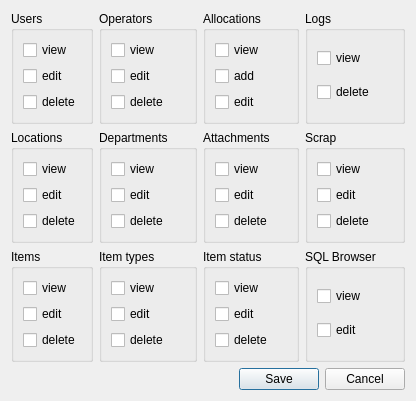
<?xml version="1.0" encoding="UTF-8"?>
<ui version="4.0">
 <class>Rights</class>
 <widget class="QDialog" name="Rights">
  <property name="geometry">
   <rect>
    <x>0</x>
    <y>0</y>
    <width>350</width>
    <height>347</height>
   </rect>
  </property>
  <property name="sizePolicy">
   <sizepolicy hsizetype="Expanding" vsizetype="Expanding">
    <horstretch>0</horstretch>
    <verstretch>0</verstretch>
   </sizepolicy>
  </property>
  <property name="windowTitle">
   <string>User rights</string>
  </property>
  <property name="windowIcon">
   <iconset resource="resources.qrc">
    <normaloff>:/Icons/icons/Key.png</normaloff>:/Icons/icons/Key.png</iconset>
  </property>
  <layout class="QGridLayout" name="gridLayout_13">
   <item row="0" column="0">
    <widget class="QGroupBox" name="users_groupBox">
     <property name="title">
      <string>Users</string>
     </property>
     <layout class="QGridLayout" name="gridLayout">
      <item row="0" column="0">
       <widget class="QCheckBox" name="users_view_checkBox">
        <property name="text">
         <string>view</string>
        </property>
       </widget>
      </item>
      <item row="1" column="0">
       <widget class="QCheckBox" name="users_edit_checkBox">
        <property name="text">
         <string>edit</string>
        </property>
       </widget>
      </item>
      <item row="2" column="0">
       <widget class="QCheckBox" name="users_delete_checkBox">
        <property name="text">
         <string>delete</string>
        </property>
       </widget>
      </item>
     </layout>
    </widget>
   </item>
   <item row="0" column="1">
    <widget class="QGroupBox" name="operators_groupBox">
     <property name="title">
      <string>Operators</string>
     </property>
     <layout class="QGridLayout" name="gridLayout_2">
      <item row="0" column="0">
       <widget class="QCheckBox" name="operators_view_checkBox">
        <property name="text">
         <string>view</string>
        </property>
       </widget>
      </item>
      <item row="1" column="0">
       <widget class="QCheckBox" name="operators_edit_checkBox">
        <property name="text">
         <string>edit</string>
        </property>
       </widget>
      </item>
      <item row="2" column="0">
       <widget class="QCheckBox" name="operators_delete_checkBox">
        <property name="text">
         <string>delete</string>
        </property>
       </widget>
      </item>
     </layout>
    </widget>
   </item>
   <item row="0" column="2">
    <widget class="QGroupBox" name="alllocations_groupBox">
     <property name="title">
      <string>Allocations</string>
     </property>
     <layout class="QGridLayout" name="gridLayout_9">
      <item row="3" column="0">
       <widget class="QCheckBox" name="allocations_edit_checkBox">
        <property name="text">
         <string>edit</string>
        </property>
       </widget>
      </item>
      <item row="1" column="0">
       <widget class="QCheckBox" name="allocations_view_checkBox">
        <property name="text">
         <string>view</string>
        </property>
       </widget>
      </item>
      <item row="2" column="0">
       <widget class="QCheckBox" name="allocations_add_checkBox">
        <property name="text">
         <string>add</string>
        </property>
        <property name="checkable">
         <bool>true</bool>
        </property>
       </widget>
      </item>
     </layout>
    </widget>
   </item>
   <item row="0" column="3">
    <widget class="QGroupBox" name="logs_groupBox">
     <property name="title">
      <string>Logs</string>
     </property>
     <layout class="QGridLayout" name="gridLayout_10">
      <item row="0" column="0">
       <widget class="QCheckBox" name="logs_view_checkBox">
        <property name="text">
         <string>view</string>
        </property>
       </widget>
      </item>
      <item row="1" column="0">
       <widget class="QCheckBox" name="logs_delete_checkBox">
        <property name="text">
         <string>delete</string>
        </property>
       </widget>
      </item>
     </layout>
    </widget>
   </item>
   <item row="1" column="0">
    <widget class="QGroupBox" name="locations_groupBox">
     <property name="title">
      <string>Locations</string>
     </property>
     <layout class="QGridLayout" name="gridLayout_4">
      <item row="0" column="0">
       <widget class="QCheckBox" name="locations_view_checkBox">
        <property name="text">
         <string>view</string>
        </property>
       </widget>
      </item>
      <item row="2" column="0">
       <widget class="QCheckBox" name="locations_delete_checkBox">
        <property name="text">
         <string>delete</string>
        </property>
       </widget>
      </item>
      <item row="1" column="0">
       <widget class="QCheckBox" name="locations_edit_checkBox">
        <property name="text">
         <string>edit</string>
        </property>
       </widget>
      </item>
     </layout>
    </widget>
   </item>
   <item row="1" column="1">
    <widget class="QGroupBox" name="departments_groupBox">
     <property name="title">
      <string>Departments</string>
     </property>
     <layout class="QGridLayout" name="gridLayout_7">
      <item row="0" column="0">
       <widget class="QCheckBox" name="departments_view_checkBox">
        <property name="text">
         <string>view</string>
        </property>
       </widget>
      </item>
      <item row="1" column="0">
       <widget class="QCheckBox" name="departments_edit_checkBox">
        <property name="text">
         <string>edit</string>
        </property>
       </widget>
      </item>
      <item row="2" column="0">
       <widget class="QCheckBox" name="departments_delete_checkBox">
        <property name="text">
         <string>delete</string>
        </property>
       </widget>
      </item>
     </layout>
    </widget>
   </item>
   <item row="1" column="2">
    <widget class="QGroupBox" name="attachments_groupBox">
     <property name="title">
      <string>Attachments</string>
     </property>
     <layout class="QGridLayout" name="gridLayout_5">
      <item row="0" column="0">
       <widget class="QCheckBox" name="attachments_view_checkBox">
        <property name="text">
         <string>view</string>
        </property>
       </widget>
      </item>
      <item row="1" column="0">
       <widget class="QCheckBox" name="attachments_edit_checkBox">
        <property name="text">
         <string>edit</string>
        </property>
       </widget>
      </item>
      <item row="2" column="0">
       <widget class="QCheckBox" name="attachments_delete_checkBox">
        <property name="text">
         <string>delete</string>
        </property>
       </widget>
      </item>
     </layout>
    </widget>
   </item>
   <item row="1" column="3">
    <widget class="QGroupBox" name="scrap_groupBox">
     <property name="title">
      <string>Scrap</string>
     </property>
     <layout class="QGridLayout" name="gridLayout_12">
      <item row="0" column="0">
       <widget class="QCheckBox" name="scrap_view_checkBox">
        <property name="text">
         <string>view</string>
        </property>
       </widget>
      </item>
      <item row="1" column="0">
       <widget class="QCheckBox" name="scrap_edit_checkBox">
        <property name="text">
         <string>edit</string>
        </property>
       </widget>
      </item>
      <item row="2" column="0">
       <widget class="QCheckBox" name="scrap_delete_checkBox">
        <property name="text">
         <string>delete</string>
        </property>
       </widget>
      </item>
     </layout>
    </widget>
   </item>
   <item row="2" column="0">
    <widget class="QGroupBox" name="items_groupBox">
     <property name="title">
      <string>Items</string>
     </property>
     <layout class="QGridLayout" name="gridLayout_3">
      <item row="0" column="0">
       <widget class="QCheckBox" name="items_view_checkBox">
        <property name="text">
         <string>view</string>
        </property>
       </widget>
      </item>
      <item row="1" column="0">
       <widget class="QCheckBox" name="items_edit_checkBox">
        <property name="text">
         <string>edit</string>
        </property>
       </widget>
      </item>
      <item row="2" column="0">
       <widget class="QCheckBox" name="items_delete_checkBox">
        <property name="text">
         <string>delete</string>
        </property>
       </widget>
      </item>
     </layout>
    </widget>
   </item>
   <item row="2" column="1">
    <widget class="QGroupBox" name="item_types_groupBox">
     <property name="title">
      <string>Item types</string>
     </property>
     <layout class="QGridLayout" name="gridLayout_6">
      <item row="1" column="0">
       <widget class="QCheckBox" name="item_types_view_checkBox">
        <property name="text">
         <string>view</string>
        </property>
       </widget>
      </item>
      <item row="3" column="0">
       <widget class="QCheckBox" name="item_types_delete_checkBox">
        <property name="text">
         <string>delete</string>
        </property>
       </widget>
      </item>
      <item row="2" column="0">
       <widget class="QCheckBox" name="item_types_edit_checkBox">
        <property name="text">
         <string>edit</string>
        </property>
       </widget>
      </item>
     </layout>
    </widget>
   </item>
   <item row="2" column="2">
    <widget class="QGroupBox" name="item_status_groupBox">
     <property name="title">
      <string>Item status</string>
     </property>
     <layout class="QGridLayout" name="gridLayout_8">
      <item row="0" column="0">
       <widget class="QCheckBox" name="item_status_view_checkBox">
        <property name="text">
         <string>view</string>
        </property>
       </widget>
      </item>
      <item row="1" column="0">
       <widget class="QCheckBox" name="item_status_edit_checkBox">
        <property name="text">
         <string>edit</string>
        </property>
       </widget>
      </item>
      <item row="2" column="0">
       <widget class="QCheckBox" name="item_status_delete_checkBox">
        <property name="text">
         <string>delete</string>
        </property>
       </widget>
      </item>
     </layout>
    </widget>
   </item>
   <item row="2" column="3">
    <widget class="QGroupBox" name="sql_groupBox">
     <property name="title">
      <string>SQL Browser</string>
     </property>
     <layout class="QGridLayout" name="gridLayout_11">
      <item row="0" column="0">
       <widget class="QCheckBox" name="sql_view_checkBox">
        <property name="text">
         <string>view</string>
        </property>
       </widget>
      </item>
      <item row="1" column="0">
       <widget class="QCheckBox" name="sql_edit_checkBox">
        <property name="text">
         <string>edit</string>
        </property>
       </widget>
      </item>
     </layout>
    </widget>
   </item>
   <item row="3" column="2" colspan="2">
    <widget class="QDialogButtonBox" name="buttonBox">
     <property name="layoutDirection">
      <enum>Qt::LeftToRight</enum>
     </property>
     <property name="orientation">
      <enum>Qt::Horizontal</enum>
     </property>
     <property name="standardButtons">
      <set>QDialogButtonBox::Cancel|QDialogButtonBox::Save</set>
     </property>
    </widget>
   </item>
  </layout>
 </widget>
 <resources>
  <include location="resources.qrc"/>
 </resources>
 <connections>
  <connection>
   <sender>buttonBox</sender>
   <signal>accepted()</signal>
   <receiver>Rights</receiver>
   <slot>accept()</slot>
   <hints>
    <hint type="sourcelabel">
     <x>248</x>
     <y>254</y>
    </hint>
    <hint type="destinationlabel">
     <x>157</x>
     <y>274</y>
    </hint>
   </hints>
  </connection>
  <connection>
   <sender>buttonBox</sender>
   <signal>rejected()</signal>
   <receiver>Rights</receiver>
   <slot>reject()</slot>
   <hints>
    <hint type="sourcelabel">
     <x>316</x>
     <y>260</y>
    </hint>
    <hint type="destinationlabel">
     <x>286</x>
     <y>274</y>
    </hint>
   </hints>
  </connection>
 </connections>
</ui>
